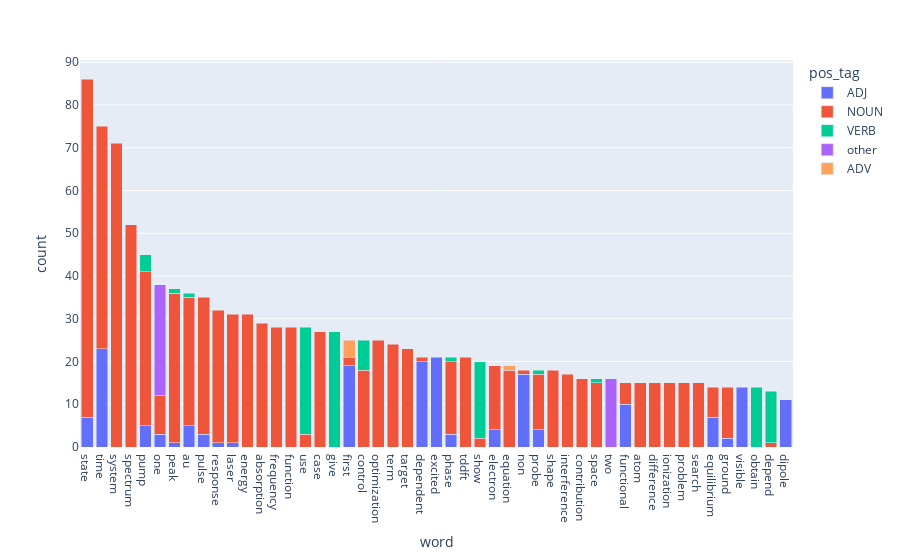

This figure's notebook cell:
### Code cell
create_wordcounts_bar_chart(create_wordcounts(tokens), top=80, color_by='pos_tag')

### Figure 1 — Plotly figure (JSON) as saved in the notebook; plotly's stock layout.template omitted (floating-point values rounded to 4 significant figures)
{"data": [{"alignmentgroup": "True", "hovertemplate": "pos_tag=ADJ<br>word=%{x}<br>count=%{y}<extra></extra>", "legendgroup": "ADJ", "marker": {"color": "#636efa", "pattern": {"shape": ""}}, "name": "ADJ", "offsetgroup": "ADJ", "orientation": "v", "showlegend": true, "textposition": "auto", "type": "bar", "x": ["state", "time", "pump", "one", "peak", "au", "pulse", "response", "laser", "first", "dependent", "excited", "phase", "electron", "non", "probe", "functional", "equilibrium", "ground", "visible", "dipole"], "xaxis": "x", "y": [7, 23, 5, 3, 1, 5, 3, 1, 1, 19, 20, 21, 3, 4, 17, 4, 10, 7, 2, 14, 11], "yaxis": "y"}, {"alignmentgroup": "True", "hovertemplate": "pos_tag=NOUN<br>word=%{x}<br>count=%{y}<extra></extra>", "legendgroup": "NOUN", "marker": {"color": "#EF553B", "pattern": {"shape": ""}}, "name": "NOUN", "offsetgroup": "NOUN", "orientation": "v", "showlegend": true, "textposition": "auto", "type": "bar", "x": ["state", "time", "system", "spectrum", "pump", "one", "peak", "au", "pulse", "response", "energy", "laser", "absorption", "frequency", "function", "use", "case", "control", "first", "optimization", "term", "target", "dependent", "phase", "tddft", "show", "electron", "equation", "non", "probe", "shape", "interference", "contribution", "space", "atom", "difference", "functional", "ionization", "problem", "search", "equilibrium", "ground", "depend"], "xaxis": "x", "y": [79, 52, 71, 52, 36, 9, 35, 30, 32, 31, 31, 30, 29, 28, 28, 3, 27, 18, 2, 25, 24, 23, 1, 17, 21, 2, 15, 18, 1, 13, 18, 17, 16, 15, 15, 15, 5, 15, 15, 15, 7, 12, 1], "yaxis": "y"}, {"alignmentgroup": "True", "hovertemplate": "pos_tag=VERB<br>word=%{x}<br>count=%{y}<extra></extra>", "legendgroup": "VERB", "marker": {"color": "#00cc96", "pattern": {"shape": ""}}, "name": "VERB", "offsetgroup": "VERB", "orientation": "v", "showlegend": true, "textposition": "auto", "type": "bar", "x": ["pump", "peak", "au", "use", "give", "control", "phase", "show", "probe", "space", "obtain", "depend"], "xaxis": "x", "y": [4, 1, 1, 25, 27, 7, 1, 18, 1, 1, 14, 12], "yaxis": "y"}, {"alignmentgroup": "True", "hovertemplate": "pos_tag=other<br>word=%{x}<br>count=%{y}<extra></extra>", "legendgroup": "other", "marker": {"color": "#ab63fa", "pattern": {"shape": ""}}, "name": "other", "offsetgroup": "other", "orientation": "v", "showlegend": true, "textposition": "auto", "type": "bar", "x": ["one", "two"], "xaxis": "x", "y": [26, 16], "yaxis": "y"}, {"alignmentgroup": "True", "hovertemplate": "pos_tag=ADV<br>word=%{x}<br>count=%{y}<extra></extra>", "legendgroup": "ADV", "marker": {"color": "#FFA15A", "pattern": {"shape": ""}}, "name": "ADV", "offsetgroup": "ADV", "orientation": "v", "showlegend": true, "textposition": "auto", "type": "bar", "x": ["first", "equation"], "xaxis": "x", "y": [4, 1], "yaxis": "y"}], "layout": {"barmode": "stack", "legend": {"title": {"text": "pos_tag"}, "tracegroupgap": 0}, "margin": {"t": 60}, "xaxis": {"anchor": "y", "categoryorder": "total descending", "domain": [0, 1], "title": {"text": "word"}}, "yaxis": {"anchor": "x", "domain": [0, 1], "title": {"text": "count"}}}}
